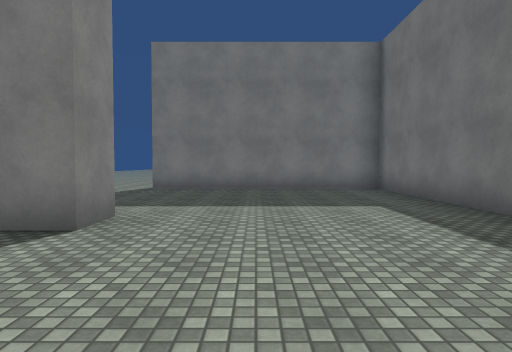
view 1 (above)

16 first-person views from a walk through a scene from a Unity 3-D project. The camera is 1.3 m above the floor, tilts 2° down and sees 75° across. The floor is counted in squares, 1.8 m on a side. Each view is taken from the middle of a square. On the plan, view 1 faces up. The plan holds only what a view shows up to about 11 squares ahead; the rest is blank. The place goes on beyond the plan. The player character is not drawn. Surface patterns are stand-ins for the level's own textures.

view 2
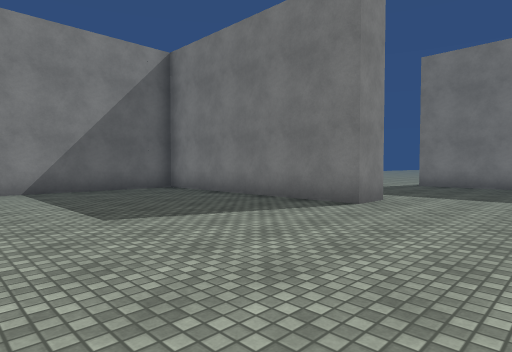

view 3
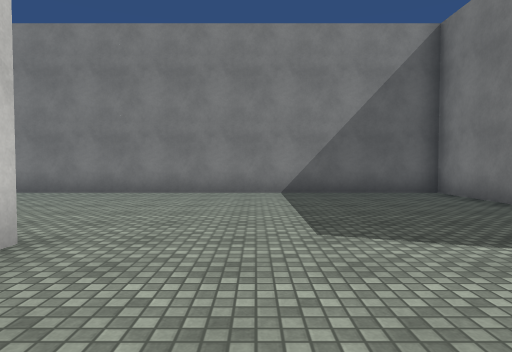

view 4
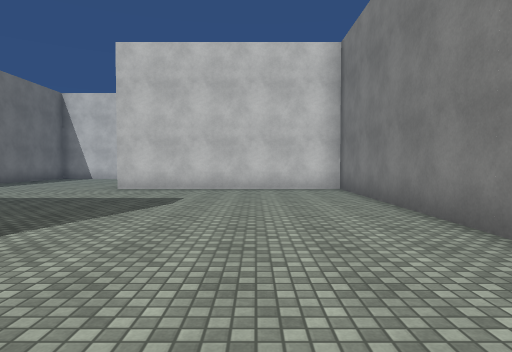

view 5
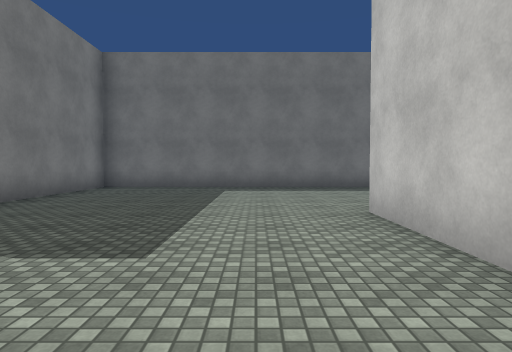

view 6
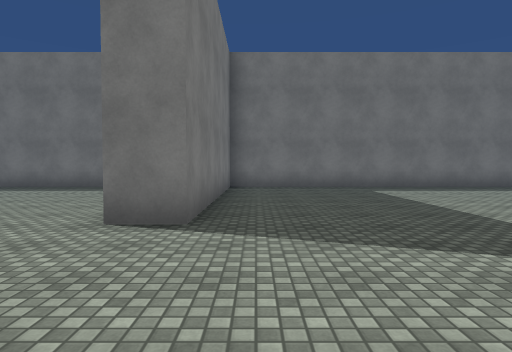

view 7
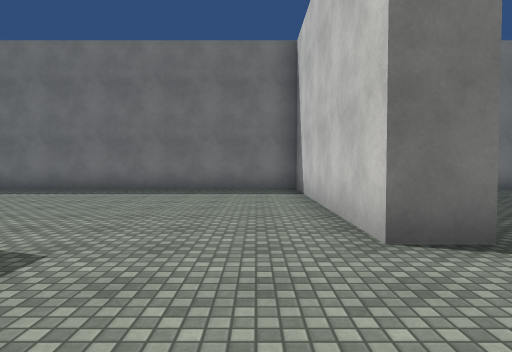

view 8
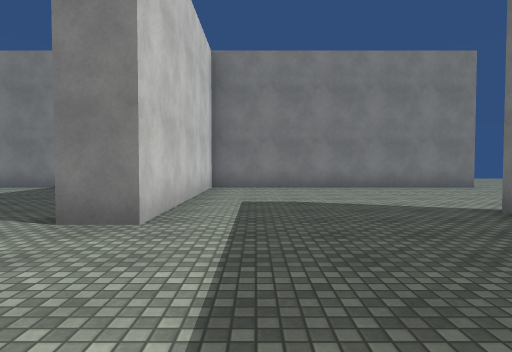

view 9
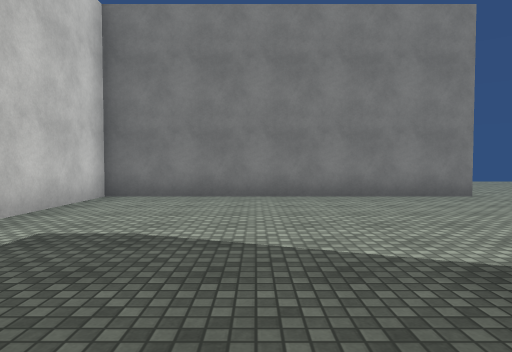

view 10
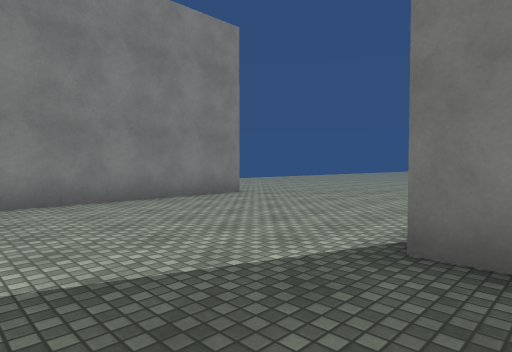

view 11
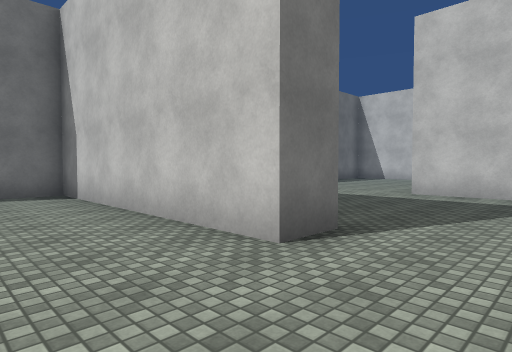

view 12
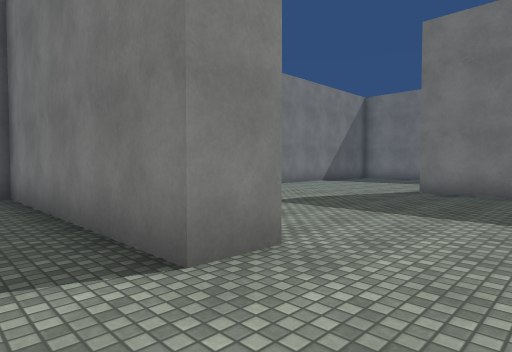

view 13
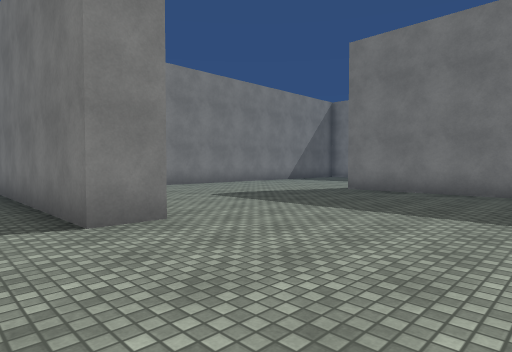

view 14
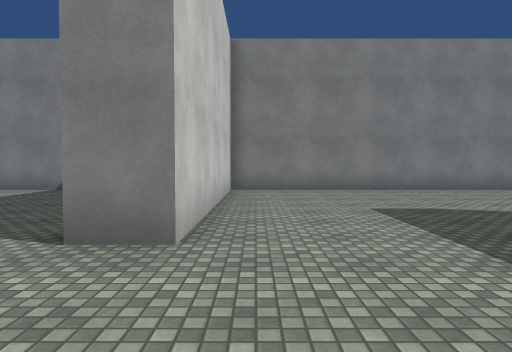

view 15
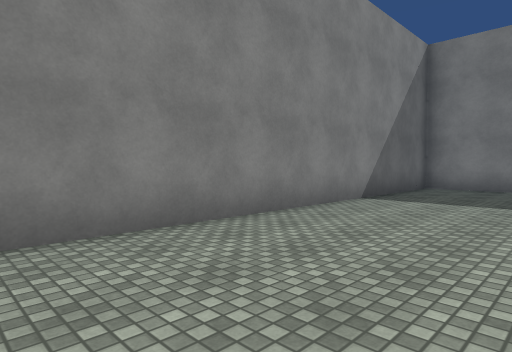

view 16
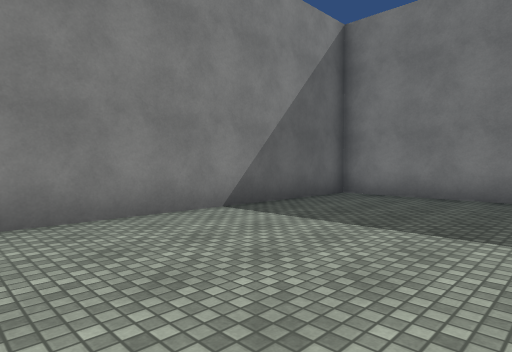

### Floor plan
Points are (right, up) in squares from view 1. A wall is a line through its corners. A room is listed if a view was taken in it or the views show most of it. See-through windows are left out.
Room 1 (views 1, 2, 3, 4, 5, 6, 7, 8, 9, 10, 11, 12, 13, 14, 15, 16)
walls: (-8.4, 12.9) (-8.4, 4.6) (-2, 4.6) (-2, 3.6) (-8.4, 3.6) (-8.4, -10.7) (-2, -10.7) (-2, -11.7) (-8.5, -11.7); (3.6, -13.1) (3.6, -4.2) (-3, -4.2) (-3, -3.2) (3.6, -3.2) (3.6, 9.7) (-3, 9.7) (-3, 10.7) (3.6, 10.7) (3.6, 11.9)
ways out: gap at (-9, 13)

Positions as (right, up) in squares from view 1, and headings:
1: (0, 0), facing up
2: (1, -2), facing up-left
3: (0, -1), facing left
4: (-6, -1), facing down
5: (-7, -9), facing right
6: (-7, -5), facing right
7: (-6, -2), facing right
8: (2, 6), facing left
9: (-1, 8), facing left
10: (-2, 7), facing up-left
11: (-5, 13), facing down-right
12: (0, -13), facing up-left
13: (2, -13), facing up-left
14: (1, -10), facing left
15: (-5, -7), facing up-left
16: (-4, -4), facing up-left
